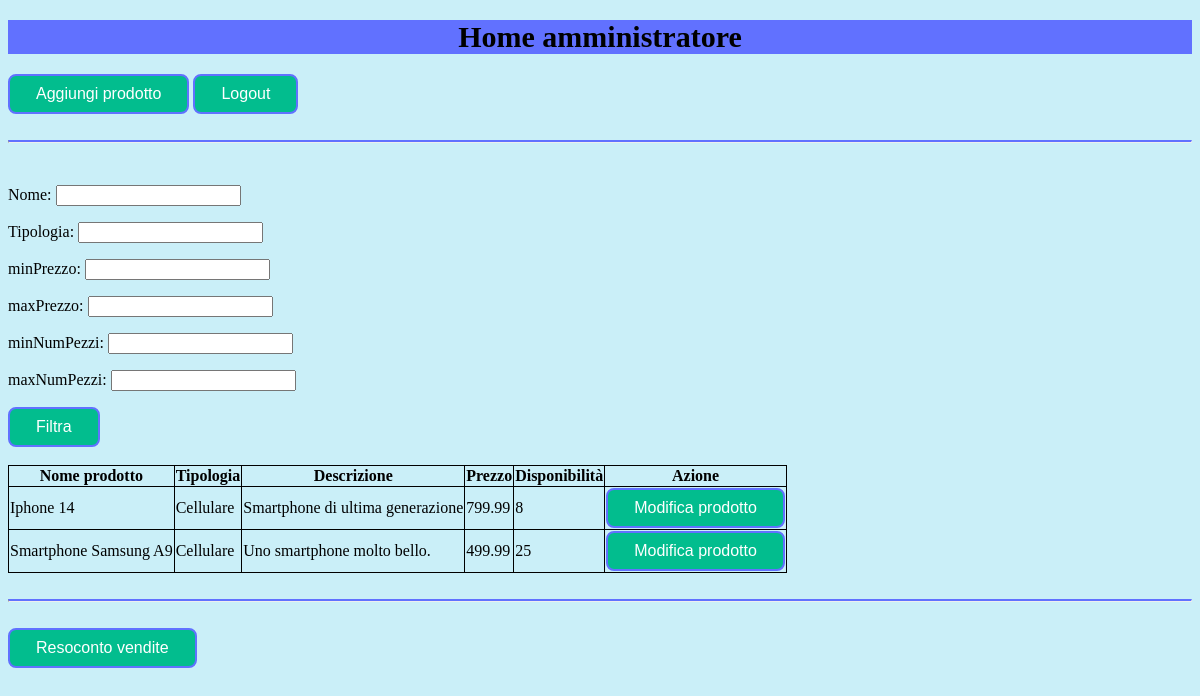
/Home_amministratore/, run on the app's committed database.
### applicazione/models.py (models this page shows, shortened)
class Prodotto(models.Model):
  nome = models.CharField(max_length=100)
  tipologia = models.CharField(max_length=100)
  descrizione = models.CharField(max_length=500)
  prezzo = models.FloatField()
  quantita = models.IntegerField()
  stock = models.ForeignKey(Stock,on_delete=models.CASCADE,related_name='prodotti')

### applicazione/views.py (the view, shortened to what this page needs)
# urls.py: path("Home_amministratore/", views.home_amministratore_view, name="home_amministratore_view"),
def home_amministratore_view(request):
  template = loader.get_template("amministratore/Home_amministratore.html")
  stock = Stock.objects.get(nome=NOME_STOCK)
  context = {
    "prodotti" : Prodotto.objects.filter(stock=stock).all(),
    "form" : FiltroHomeAmministratoreForm()
  }
  return HttpResponse(template.render(context, request))

### applicazione/forms.py (shortened to what this page needs)
class FiltroHomeAmministratoreForm(forms.Form):
  nome = forms.CharField(label="Nome", min_length=3, max_length=100, required=False)
  tipologia = forms.CharField(label="Tipologia", min_length=2, max_length=100, required=False)
  minPrezzo = forms.FloatField(label="minPrezzo", min_value=0.01, widget=forms.NumberInput(attrs={'min': 0.01}), required=False)
  maxPrezzo = forms.FloatField(label="maxPrezzo", max_value=10000, widget=forms.NumberInput(attrs={'max': 10000}), required=False)
  minNumPezzi = forms.IntegerField(label="minNumPezzi", min_value=1, widget=forms.NumberInput(attrs={'min': 1}), required=False)
  maxNumPezzi = forms.IntegerField(label="maxNumPezzi", max_value=10000, widget=forms.NumberInput(attrs={'max': 10000}), required=False)

### applicazione/templates/amministratore/Home_amministratore.html (shortened to what this page needs)
{% load static %}
<!DOCTYPE html>
<html lang="en">
    <head>
        <link rel="stylesheet" href="{% static 'css/style.css' %}">
    </head>
    <body>
        <div class="homeAmm">
            <div>
                <h1>Home amministratore</h1>
                <a href="../Aggiungi_prodotto"><button class="button" type="button"
                    value="aggiungiProdotto">Aggiungi prodotto</button></a>
                <a href="../login"><button class="button" type="button" value="logout">Logout</button></a>
            </div>
            <br><hr><br>
            <div class="FiltroHomeAmmin">
                <form method="post">
                    {{ form.as_p }}
                    <input class="button" type="submit" value="Filtra">
                </form>
            </div>
            <br>
            <div>
                <table id="prodottiNegozio">
                    <tr>
                        <th><b>Nome prodotto</b></th>
                        <th><b>Tipologia</b></th>
                        <th><b>Descrizione</b></th>
                        <th><b>Prezzo</b></th>
                        <th><b>Disponibilità</b></th>
                        <th><b>Azione</b></th>
                    </tr>
                    {% for prodotto in prodotti %}
                    <tr>
                        <td> {{ prodotto.nome }} </td>
                        <td> {{ prodotto.tipologia }} </td>
                        <td> {{ prodotto.descrizione }} </td>
                        <td> {{ prodotto.prezzo }} </td>
                        <td> {{ prodotto.quantita }} </td>
                        <td><form method="post" action="../Modifica_prodotto/">
                            <input class="button" type="submit" value="Modifica prodotto">
                        </form></td>
                    </tr>
                    {% endfor %}
                </table>
            </div>
            <br><hr><br>
            <div>
                <a href="../Resoconto_vendite"><button class="button" type="button"
                    value="aggiungiProdotto">Resoconto vendite</button></a>
            </div>
        </div>
    </body>
</html>

### applicazione/static/css/style.css (style rules this page uses)
body { background-color: #caeff8; }
h1 { background-color: #6171ff; font-size: 30px; text-align: center; }
.button { background-color: #02bd8e; border: 2px solid #6171ff; color: white; padding: 9px 26px; text-align: center; text-decoration: none; display: inline-block; font-size: 16px; border-radius: 8px; }
table, th, td { border: 1px solid; border-collapse: collapse; }
hr { border-top: 2px solid #6171ff; }
p { font-size: 16px; }

### data on the page
Prodotto: nome "Iphone 14", tipologia "Cellulare", descrizione "Smartphone di ultima generazione", prezzo "799.99", quantita "8"
Prodotto: nome "Smartphone Samsung A9", tipologia "Cellulare", descrizione "Uno smartphone molto bello.", prezzo "499.99", quantita "25"
